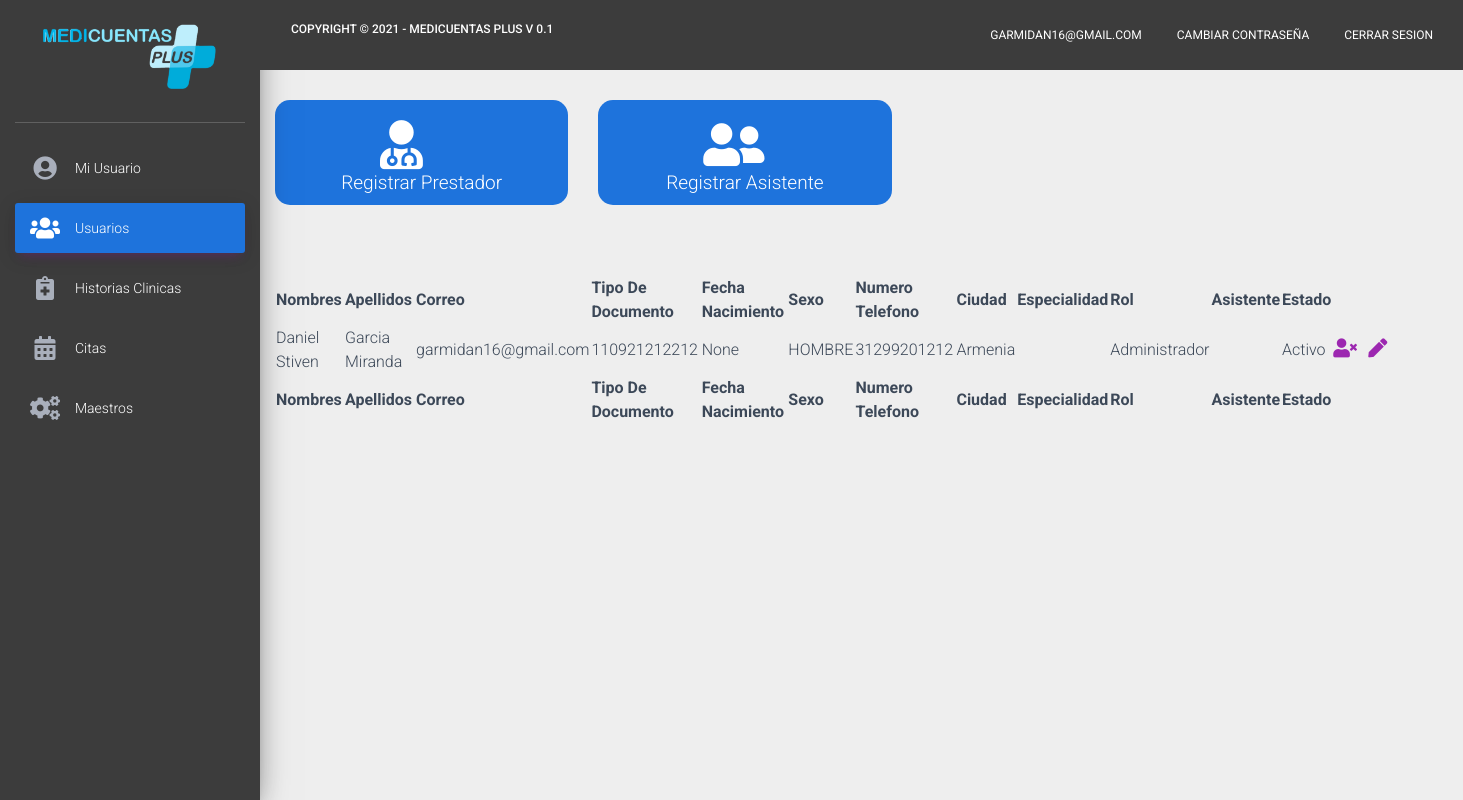
/usuarios (signed in), run on an earlier commit of the app's database.
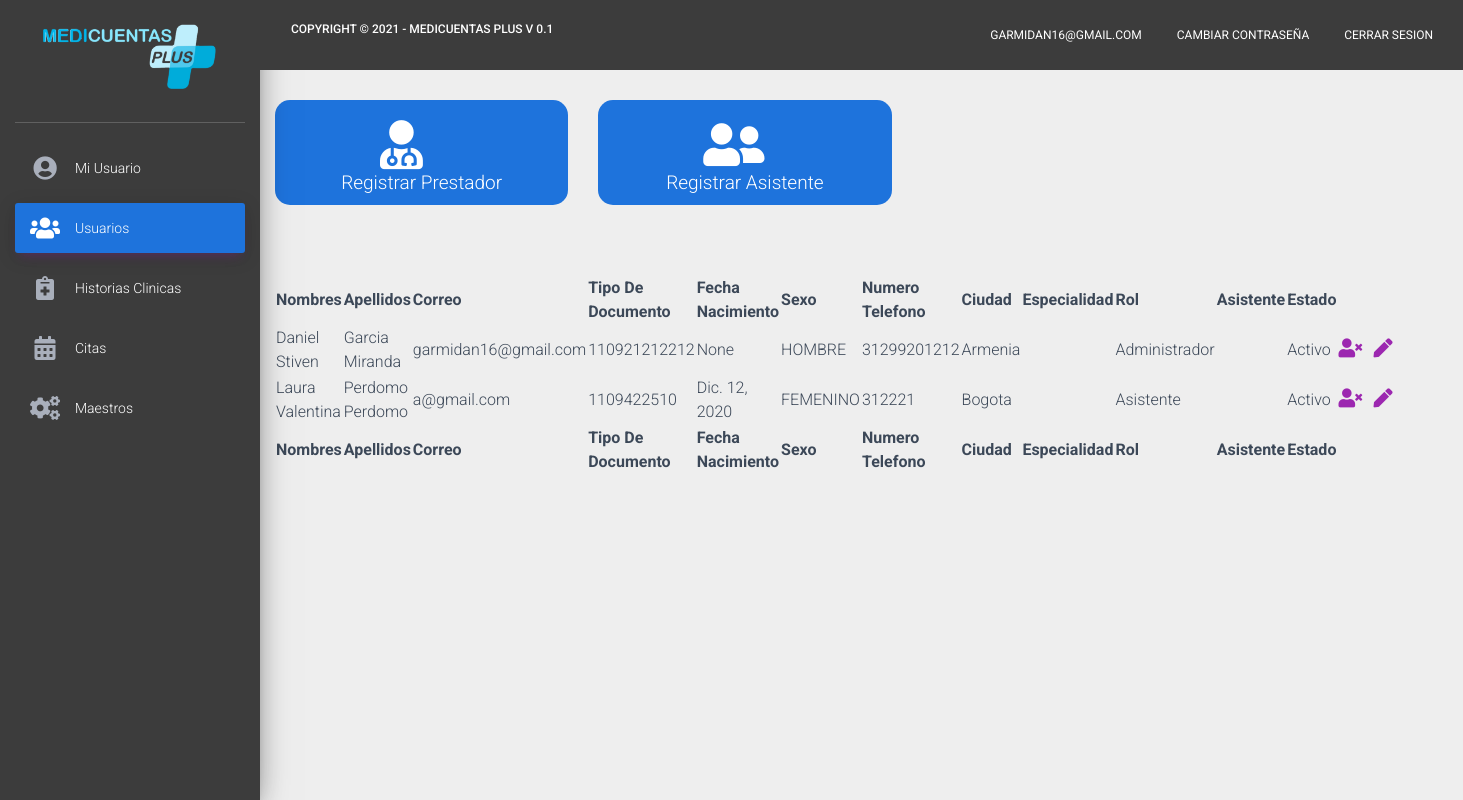
And on a later commit of the database.
### modelos/models.py (models this page shows)
class Usuario(models.Model):
    primernombre = models.CharField(max_length=1000, blank=True, null=True)
    segundonombre = models.CharField(max_length=1000, blank=True, null=True)
    primerapellido = models.CharField(max_length=1000, blank=True, null=True)
    segundoapellido = models.CharField(max_length=1000, blank=True, null=True)
    usuario = models.CharField(max_length=1000, blank=True, null=True)
    clave = models.TextField(blank=True, null=True)
    tipodocumento= models.CharField(max_length=1000, blank=True, null=True)
    numerodocumento= models.CharField(max_length=1000, blank=True, null=True)
    fechanacimiento = models.DateField(blank=True, null=True)
    edad = models.CharField(max_length=100, blank=True, null=True)
    numerotelefono = models.IntegerField( blank=True, null=True)
    ciudad = models.ForeignKey(Ciudad, on_delete=models.CASCADE,blank=True, null=True)
    especialidad = models.ForeignKey(Especialidad, on_delete=models.CASCADE,blank=True, null=True)
    rol = models.CharField(max_length=500, blank=True , null=True)
    asistente = models.CharField(max_length=500, blank=True, null= True)
    permisoscomentario = models.CharField(max_length=100, blank=True, null= True)
    sexo = models.CharField(max_length=500, blank=True, null= True)
    consultorio = models.CharField(max_length=500, blank=True, null= True)
    estado = models.CharField(max_length=500, blank=True, null= True)

class Ciudad(models.Model):
    ciudad = models.CharField(max_length=1000, blank=True, null=True)

### modelos/views.py (the view)
# urls.py: path('usuarios',usuarios),
def usuarios(request):
    if request.session.get('validar') == False:
        return redirect('/')
    else:
        usuario = Usuario.objects.get(id=request.session.get('user'))
        if usuario.rol == "Administrador":
            usuarios = Usuario.objects.all()
            return render(request,'miusuarios.html',{"usuarios":usuarios,"usuario":usuario,"sesion":request.session.get('validar')})
        else:
            return redirect('/dashboard')

### modelos/templates/miusuarios.html (shortened to what this page needs)
<!doctype html>
<html lang="en">
{% load static %}
<head>
    <link rel="stylesheet" href="https://maxcdn.bootstrapcdn.com/font-awesome/latest/css/font-awesome.min.css">
    <link rel="stylesheet" href="https://use.fontawesome.com/releases/v5.7.0/css/all.css"
>
    <link href="https://cdn.jsdelivr.net/npm/bootstrap@5.1.1/dist/css/bootstrap.min.css" rel="stylesheet"
>
    <link href="{% static 'css/material-dashboard.css' %}" rel="stylesheet" />
</head>
<body>
    <div class="wrapper ">
        <div class="sidebar" data-color="purple" data-background-color="white">
            <div class="logo" style="background-color: #3c3c3c;">
                <a href="" class="simple-text logo-mini">
                    <img src="{% static 'imagenes/logo1.png'%}" style=" width: 70%; margin-bottom: 10px" />
                </a>
            </div>
            <div class="sidebar-wrapper" style="background-color: #3c3c3c !important;">
                <ul class="nav">
                    <li class="nav-item">
                        <a class="nav-link" style="color: #fff;" href="/dashboard">
                            <i class="fas fa-user-circle"></i>
                            <p>Mi Usuario</p>
                        </a>
                    </li>
                    <li class="nav-item active">
                        <a class="nav-link" href="/usuarios" style="background-color: #1e73dc !important;">
                            <i class="fas fa-users"></i>
                            <p>Usuarios</p>
                        </a>
                    </li>
                    <li class="nav-item">
                        <a class="nav-link" href="/historiasclinicas" style="color: #fff;">
                            <i class="fas fa-notes-medical"></i>
                            <p>Historias Clinicas</p>
                        </a>
                    </li>
                    <li class="nav-item">
                        <a class="nav-link" href="/citas" style="color: #fff;">
                            <i class="fas fa-calendar-alt"></i>
                            <p>Citas</p>
                        </a>
                    </li>
                    <li class="nav-item">
                        <a class="nav-link" href="/maestros" style="color: #fff;">
                            <i class="fas fa-cogs"></i>
                            <p>Maestros</p>
                        </a>
                    </li>
                </ul>
            </div>
        </div>
        <div class="main-panel">
            <nav class="navbar navbar-expand-lg navbar-transparent navbar-absolute fixed-top"
                style="background-color: #3c3c3c !important; color: #fff !important;">
                <div class="container-fluid">
                    <div class="navbar-wrapper">
                        <a class="navbar-brand" href="javascript:;">
                            <h6>Copyright © 2021 - Medicuentas Plus V 0.1</h6>
                        </a>
                    </div>
                    <div class="collapse navbar-collapse justify-content-end">
                        <ul class="navbar-nav">
                            <li class="nav-item">
                                <a class="nav-link" href="javascript:;">
                                    {{usuario.usuario}}
                                </a>
                            </li>
                            <li class="nav-item">
                                <a class="nav-link" href="/cambioclave/{{usuario.id}}">
                                    Cambiar Contraseña
                                </a>
                            </li>
                            <li class="nav-item">
                                <a class="nav-link" href="/logout">
                                    Cerrar Sesion
                                </a>
                            </li>
                        </ul>
                    </div>
                </div>
            </nav>
            <div class="content">
                <div class=" w-100  row" style="width:fit-content; margin-bottom: 30px;">
                    <div class="col-12 col-sm-3 col-md-3" style="background-color: rgb(30, 115, 220);
                    margin:  0px 20px 40px 15px;
                    border-radius: 15px;">
                        <i class="fas fa-user-md"
                            style="color: rgb(255, 255, 255); font-size: 49px; margin-left: 90px; margin-top: 20px;"></i>
                        <a href="/usuarios/registrarprestador"
                            style="color:rgb(255, 255, 255) !important; font-size: 19px;">
                            <h4 style="font-size: 19px; text-align: center;">Registrar Prestador</h4>
                        </a>
                    </div>
                    <div class="col-12 col-sm-3 col-md-3" style="background-color: rgb(30, 115, 220);
                    margin: 0px 20px 40px 10px;
                    border-radius: 15px;">
                        <i class="fas fa-user-friends"
                            style="color: rgb(255, 255, 255); font-size: 49px; margin-left: 90px; margin-top: 20px;"></i>
                        <a href="/usuarios/registarasistente" style="color:rgb(255, 255, 255) !important; font-size: 19px;">
                            <h4 style="font-size: 19px; text-align: center;">Registrar Asistente</h4>
                        </a>
                    </div>
                </div>
                <table id="example" class="display nowrap" style="width:100%">
                    <thead>
                        <tr>
                            <th>Nombres</th>
                            <th>Apellidos</th>
                            <th>Correo</th>
                            <th>Tipo De Documento</th>
                            <th>Fecha Nacimiento</th>
                            <th>Sexo</th>
                            <th>Numero Telefono</th>
                            <th>Ciudad</th>
                            <th>Especialidad</th>
                            <th>Rol</th>
                            <th>Asistente</th>
                            <th>Estado</th>
                            <th></th>
                        </tr>
                    </thead>
                    <tbody>
                        {% for user in usuarios%}
                        <tr>
                            <td>{{user.primernombre}} {{user.segundonombre}}</td>
                            <td>{{user.primerapellido}} {{user.segundoapellido}}</td>
                            <td>{{user.usuario}}</td>
                            <td>{{user.numerodocumento}}</td>
                            <td>{{user.fechanacimiento}}</td>
                            <td>{{user.sexo}}</td>
                            <td>{{user.numerotelefono}}</td>
                            <td>{{user.ciudad.ciudad}}</td>
                            <td>
                            </td>
                            <td>{{user.rol}}</td>
                            <td>
                            </td>
                            <td>
                                {{user.estado}}
                            </td>
                            <td>
                                <div class="w-100 row">
                                    <div class="col-md-1">
                                        {% if user.estado == 'Activo'%}
                                        <a type="button" href="/usuarios/inactivar/activar/{{user.id}}" style="width: 10%;"><i
                                                class="fas fa-user-times"
                                                style="font-size: 19px; margin-right: 90px;"></i></a>
                                        {%else%}
                                        <a type="button" href="/usuarios/inactivar/activar/{{user.id}}" style="width: 10%;"><i
                                                class="fas fa-user"
                                                style="font-size: 19px; margin-right: 90px;"></i></a>
                                        {%endif%}
                                    </div>
                                    <div class="col-md-1" style="margin-left: 35px; float: left; position: absolute;">
                                        <a href="/usuarios/editar/{{user.id}}" style="width: 10%;"><i class="fas fa-pen"
                                                style="font-size: 19px; margin-right: -20px;"></i></a>
                                    </div>
                                </div>
                            </td>
                        </tr>
                        {% endfor %}
                    </tbody>
                    <tfoot>
                        <tr>
                            <th>Nombres</th>
                            <th>Apellidos</th>
                            <th>Correo</th>
                            <th>Tipo De Documento</th>
                            <th>Fecha Nacimiento</th>
                            <th>Sexo</th>
                            <th>Numero Telefono</th>
                            <th>Ciudad</th>
                            <th>Especialidad</th>
                            <th>Rol</th>
                            <th>Asistente</th>
                            <th>Estado</th>
                            <th></th>
                        </tr>
                    </tfoot>
                </table>
            </div>
        </div>
    </div>
    <link rel="stylesheet" type="text/css" href="https://cdn.datatables.net/v/dt/dt-1.11.2/datatables.min.css" />
</body>
</html>

What changed in the data, as far as the page shows it:
added Usuario: primernombre "Laura", segundonombre "Valentina", primerapellido "Perdomo", segundoapellido "Perdomo", usuario "a@gmail.com", numerodocumento "1109422510", fechanacimiento "Dic. 12, 2020", sexo "FEMENINO", numerotelefono "312221", ciudad.ciudad "Bogota", rol "Asistente", estado "Activo"
